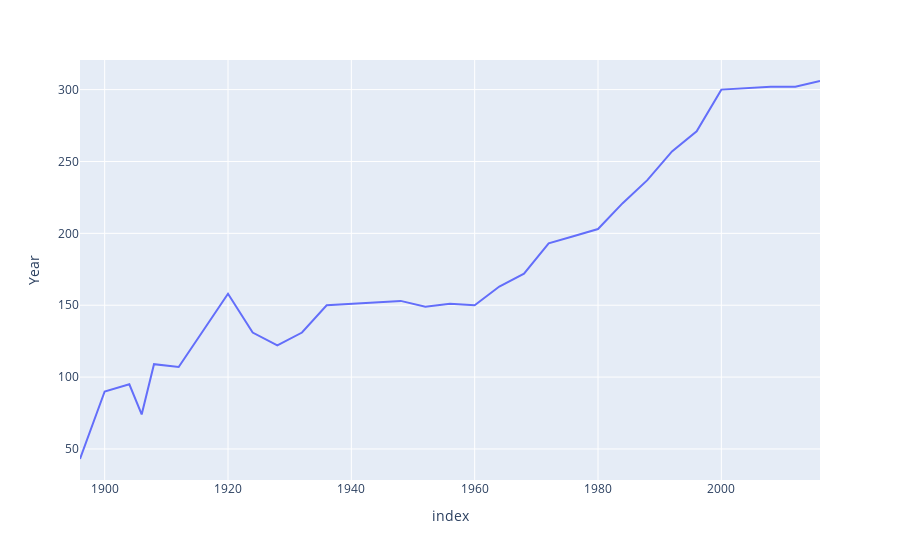

Write notebook code for a chart like this one.
### Code cell
fig=px.line(event_over_time,x='index',y='Year')
fig.show()

### Figure 1 — Plotly figure (JSON) as saved in the notebook; plotly's stock layout.template omitted (floating-point values rounded to 4 significant figures)
{"data": [{"hovertemplate": "index=%{x}<br>Year=%{y}<extra></extra>", "legendgroup": "", "line": {"color": "#636efa", "dash": "solid"}, "marker": {"symbol": "circle"}, "mode": "lines", "name": "", "orientation": "v", "showlegend": false, "x": [1896, 1900, 1904, 1906, 1908, 1912, 1920, 1924, 1928, 1932, 1936, 1948, 1952, 1956, 1960, 1964, 1968, 1972, 1976, 1980, 1984, 1988, 1992, 1996, 2000, 2004, 2008, 2012, 2016], "xaxis": "x", "y": [43, 90, 95, 74, 109, 107, 158, 131, 122, 131, 150, 153, 149, 151, 150, 163, 172, 193, 198, 203, 221, 237, 257, 271, 300, 301, 302, 302, 306], "yaxis": "y", "type": "scatter"}], "layout": {"xaxis": {"anchor": "y", "domain": [0, 1], "title": {"text": "index"}}, "yaxis": {"anchor": "x", "domain": [0, 1], "title": {"text": "Year"}}, "legend": {"tracegroupgap": 0}, "margin": {"t": 60}}}
